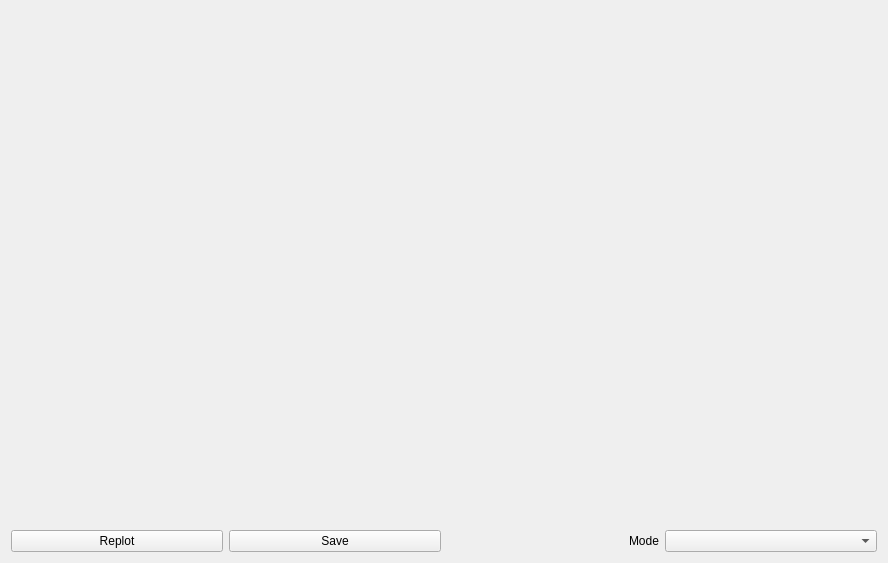
<?xml version="1.0" encoding="UTF-8"?>
<ui version="4.0">
 <class>Form</class>
 <widget class="QWidget" name="Form">
  <property name="geometry">
   <rect>
    <x>0</x>
    <y>0</y>
    <width>888</width>
    <height>563</height>
   </rect>
  </property>
  <property name="windowTitle">
   <string>Form</string>
  </property>
  <layout class="QGridLayout" name="gridLayout">
   <item row="2" column="2">
    <widget class="QLabel" name="label">
     <property name="sizePolicy">
      <sizepolicy hsizetype="Preferred" vsizetype="Preferred">
       <horstretch>0</horstretch>
       <verstretch>0</verstretch>
      </sizepolicy>
     </property>
     <property name="text">
      <string>Mode</string>
     </property>
     <property name="alignment">
      <set>Qt::AlignRight|Qt::AlignTrailing|Qt::AlignVCenter</set>
     </property>
    </widget>
   </item>
   <item row="2" column="0">
    <widget class="QPushButton" name="replot">
     <property name="text">
      <string>Replot</string>
     </property>
    </widget>
   </item>
   <item row="0" column="0" colspan="4">
    <widget class="MplWidget" name="mpl" native="true"/>
   </item>
   <item row="2" column="1">
    <widget class="QPushButton" name="save">
     <property name="text">
      <string>Save</string>
     </property>
    </widget>
   </item>
   <item row="2" column="3">
    <widget class="QComboBox" name="mode"/>
   </item>
  </layout>
 </widget>
 <customwidgets>
  <customwidget>
   <class>MplWidget</class>
   <extends>QWidget</extends>
   <header>ui.mplwidget</header>
   <container>1</container>
  </customwidget>
 </customwidgets>
 <resources/>
 <connections/>
</ui>
